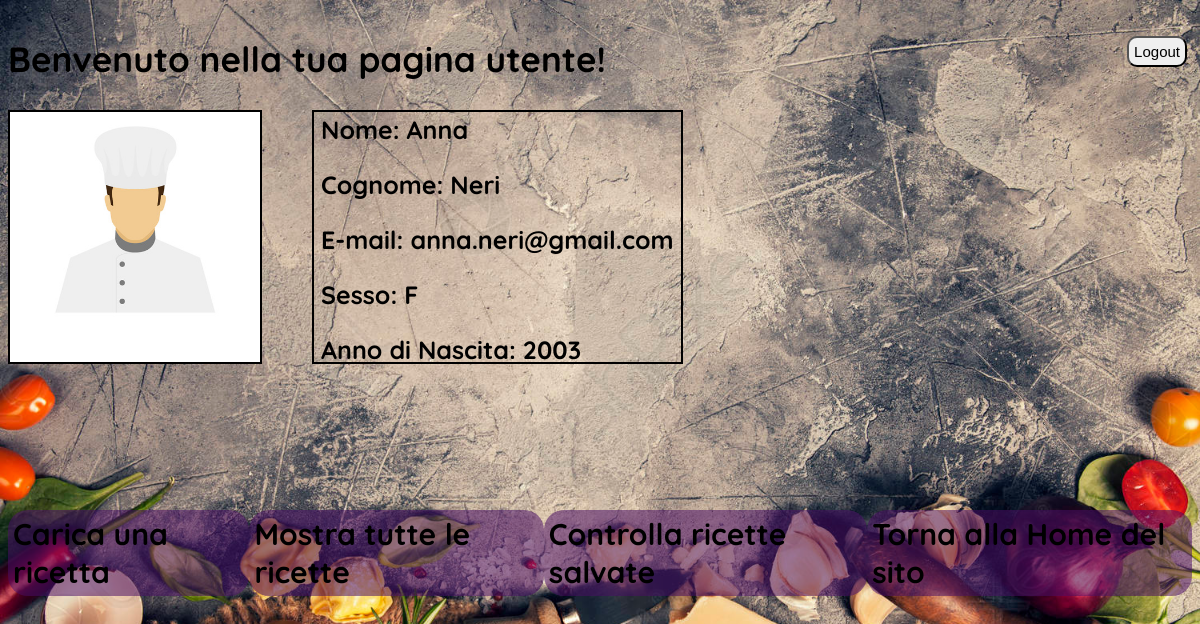
Page /ListaUtenti/PaginaUtente.php (signed in) on the committed database.
### tables this page shows
CREATE TABLE `utente` (
  `nome` varchar(50) NOT NULL,
  `cognome` varchar(50) NOT NULL,
  `email` varchar(30) NOT NULL,
  `passwordUt` varchar(20) NOT NULL,
  `sesso` varchar(5) NOT NULL,
  `annoNascita` int(11) NOT NULL
);

### ListaUtenti/PaginaUtente.php (the view, shortened to what this page needs)
<?php
    function getCredenzialiUtente($conn, $email, $campo){
        $sql = "SELECT $campo FROM utente WHERE email = ?";
        $stmt = $conn->prepare($sql);
        $stmt->bind_param("s", $email);
        $stmt->execute();
        $result = $stmt->get_result();
        $value = "Nessun risultato trovato";
        if($result->num_rows > 0){
            $row = $result->fetch_assoc();
            $value = htmlspecialchars($row[$campo]);
        }
        return $value;
    }
    $conn = new mysqli("localhost","root","","databaseutenti");
    $email_utente = $_SESSION["email"];
    $nome_utente = getCredenzialiUtente($conn, $email_utente, "nome");
    $cognome_utente = getCredenzialiUtente($conn, $email_utente, "cognome");
    $sesso_utente = getCredenzialiUtente($conn, $email_utente, "sesso");
    $annoNascita_utente = getCredenzialiUtente( $conn, $email_utente, "annoNascita");
?>
<html>
<head>
</head>
<body background="img\Sfondo.jpg">
    <nav>
        <h1 id="MainTitle">Benvenuto <?php
            ?> nella tua pagina utente!</h1>
        <form action="Logout.php" method="POST" id="logoutBtn">
            <button type="submit" id="logoutBtn">Logout</button>
        </form>
    </nav>
    <header>
        <img id="FotoProfilo" src="img\fotoProfilo.jpg">
        <div id="SezioneProfilo">
            <div id="DettagliPesonali">
                <div class="Credenziali">Nome: <?php echo $nome_utente; ?></div><br>
                <div class="Credenziali">Cognome: <?php echo $cognome_utente; ?></div><br>
                <div class="Credenziali">E-mail: <?php echo $_SESSION["email"]; ?></div><br>
                <div class="Credenziali">Sesso: <?php echo $sesso_utente; ?></div><br>
                <div class="Credenziali">Anno di Nascita: <?php echo $annoNascita_utente; ?></div><br>
            </div>
        </div>
    </header>
    <section>
        <div id="RigaScelta">
            <a href="http://localhost/ListaUtenti/RicetteCaricate.php" class="elementoRiga">Carica una ricetta</a>
            <a href="http://localhost/ListaUtenti/ElencoRicette.php" class="elementoRiga">Mostra tutte le ricette</a>
            <a href="http://localhost/ListaUtenti/RicetteSalvate.php" class="elementoRiga">Controlla ricette salvate</a>
            <a href="http://localhost/index.php" class="elementoRiga">Torna alla Home del sito</a>
        </div>
    </section>
</body>
</html>

### ListaUtenti/PaginaUtente.css (style rules this page uses)
body { background-repeat: no-repeat; background-size:cover; font-family: 'Quicksand', sans-serif; }
nav { display: flex; justify-content:space-between; align-items: center; }
#MainTitle { font-weight: bold; font-size: 35px; }
#logoutBtn { padding: 5px; border-radius: 10px; font-size: 15px; }
header { height:400px; display: flex; flex-direction: row; }
#FotoProfilo { background-color: lightgray; width: 250px; height: 250px; border: 2px solid black; }
#SezioneProfilo { display: flex; flex-direction: row; justify-content: space-between; height: 250px; width: 100%; }
#DettagliPesonali { height: 250px; display: flex; flex-direction: column; align-items: flex-start; margin-left: 50px; border: 2px solid black; }
.Credenziali { font-size: 25px; padding: 2px; margin-left: 5px; margin-right: 5px; font-weight: bold; }
#RigaScelta { display: flex; flex-direction: row; justify-content: space-around; }
.elementoRiga { font-size: 30px; text-decoration: none; background-color: rgba(73, 14, 102, 0.533); border-radius: 20px; padding: 5px; color:black; font-weight: bold; }

### rows in the picture
utente: nome "Anna", cognome "Neri", annoNascita "2003"

### other values in the picture
$_SESSION["email"] "anna.neri@gmail.com"
$sesso_utente "F"
